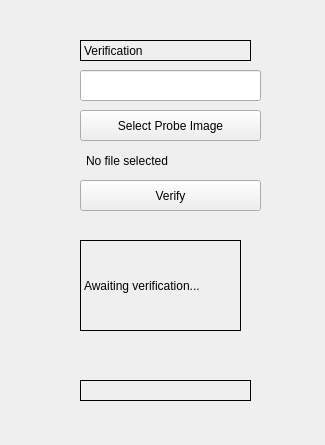
<?xml version="1.0" encoding="UTF-8"?>
<ui version="4.0">
 <class>Form</class>
 <widget class="QWidget" name="Form">
  <property name="geometry">
   <rect>
    <x>0</x>
    <y>0</y>
    <width>325</width>
    <height>445</height>
   </rect>
  </property>
  <property name="windowTitle">
   <string>Form</string>
  </property>
  <widget class="QLabel" name="Verification">
   <property name="geometry">
    <rect>
     <x>80</x>
     <y>40</y>
     <width>171</width>
     <height>21</height>
    </rect>
   </property>
   <property name="frameShape">
    <enum>QFrame::Panel</enum>
   </property>
   <property name="text">
    <string>Verification</string>
   </property>
  </widget>
  <widget class="QLineEdit" name="userIdInput">
   <property name="geometry">
    <rect>
     <x>80</x>
     <y>70</y>
     <width>181</width>
     <height>31</height>
    </rect>
   </property>
  </widget>
  <widget class="QPushButton" name="selectProbeButton">
   <property name="geometry">
    <rect>
     <x>80</x>
     <y>110</y>
     <width>181</width>
     <height>31</height>
    </rect>
   </property>
   <property name="text">
    <string>Select Probe Image</string>
   </property>
  </widget>
  <widget class="QLabel" name="probeFileLabel">
   <property name="geometry">
    <rect>
     <x>86</x>
     <y>150</y>
     <width>171</width>
     <height>21</height>
    </rect>
   </property>
   <property name="frameShape">
    <enum>QFrame::NoFrame</enum>
   </property>
   <property name="text">
    <string>No file selected</string>
   </property>
  </widget>
  <widget class="QLabel" name="resultDisplay">
   <property name="geometry">
    <rect>
     <x>80</x>
     <y>240</y>
     <width>161</width>
     <height>91</height>
    </rect>
   </property>
   <property name="frameShape">
    <enum>QFrame::Panel</enum>
   </property>
   <property name="text">
    <string>Awaiting verification...</string>
   </property>
  </widget>
  <widget class="QPushButton" name="verifyButton">
   <property name="geometry">
    <rect>
     <x>80</x>
     <y>180</y>
     <width>181</width>
     <height>31</height>
    </rect>
   </property>
   <property name="text">
    <string>Verify</string>
   </property>
  </widget>
  <widget class="QLabel" name="degradedModeIndicator">
   <property name="geometry">
    <rect>
     <x>80</x>
     <y>380</y>
     <width>171</width>
     <height>21</height>
    </rect>
   </property>
   <property name="frameShape">
    <enum>QFrame::Panel</enum>
   </property>
   <property name="text">
    <string/>
   </property>
  </widget>
 </widget>
 <resources/>
 <connections/>
</ui>
